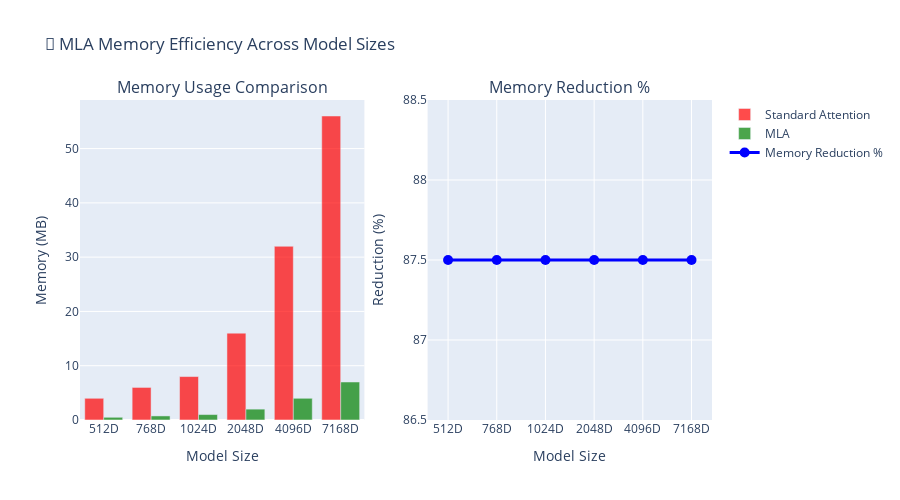

Write notebook code for a chart like this one.
### Markdown cell above
Now let's create an interactive visualization to see exactly how much memory MLA saves compared to traditional attention. This chart will show you why MLA is such a game-changer—the savings become more dramatic as models get larger!

### Code cell
# 📈 Interactive visualization of MLA memory savings
# This creates a beautiful interactive chart showing the dramatic memory savings
def create_memory_comparison_chart():
    """
    Create an interactive comparison of memory usage
    """
    # Different model sizes
    d_models = [512, 768, 1024, 2048, 4096, 7168]
    num_heads = [8, 12, 16, 32, 64, 128]
    
    standard_memory = []
    mla_memory = []
    reductions = []
    
    for d_model, heads in zip(d_models, num_heads):
        # Standard attention memory (for seq_len=1024)
        head_dim = d_model // heads
        standard = 2 * 1024 * heads * head_dim  # 2 for K,V
        
        # MLA memory (compressed)
        d_latent = d_model // 4  # Typical compression ratio
        mla = 1024 * d_latent
        
        reduction = (standard - mla) / standard
        
        standard_memory.append(standard * 4 / (1024**2))  # Convert to MB
        mla_memory.append(mla * 4 / (1024**2))
        reductions.append(reduction * 100)
    
    # Create interactive plot
    fig = make_subplots(
        rows=1, cols=2,
        subplot_titles=('Memory Usage Comparison', 'Memory Reduction %'),
        specs=[[{"secondary_y": False}, {"secondary_y": False}]]
    )
    
    # Memory usage comparison
    fig.add_trace(
        go.Bar(name='Standard Attention', x=[f'{d}D' for d in d_models], y=standard_memory,
               marker_color='red', opacity=0.7),
        row=1, col=1
    )
    
    fig.add_trace(
        go.Bar(name='MLA', x=[f'{d}D' for d in d_models], y=mla_memory,
               marker_color='green', opacity=0.7),
        row=1, col=1
    )
    
    # Reduction percentage
    fig.add_trace(
        go.Scatter(name='Memory Reduction %', x=[f'{d}D' for d in d_models], y=reductions,
                   mode='lines+markers', line=dict(color='blue', width=3),
                   marker=dict(size=10)),
        row=1, col=2
    )
    
    fig.update_layout(
        title_text="🧠 MLA Memory Efficiency Across Model Sizes",
        showlegend=True,
        height=500
    )
    
    fig.update_xaxes(title_text="Model Size", row=1, col=1)
    fig.update_xaxes(title_text="Model Size", row=1, col=2)
    fig.update_yaxes(title_text="Memory (MB)", row=1, col=1)
    fig.update_yaxes(title_text="Reduction (%)", row=1, col=2)
    
    fig.show()
    
    return standard_memory, mla_memory, reductions

# Create the visualization
print("🎨 Creating Interactive Memory Comparison...")
standard_mem, mla_mem, reductions = create_memory_comparison_chart()

print(f"\n💡 Key Insights:")
print(f"   • Average memory reduction: {np.mean(reductions):.1f}%")
print(f"   • Largest model (7168D): {reductions[-1]:.1f}% reduction")
print(f"   • Memory savings scale with model size!")

### Figure 1 — Plotly figure (JSON) as saved in the notebook; plotly's stock layout.template omitted (floating-point values rounded to 4 significant figures)
{"data": [{"marker": {"color": "red"}, "name": "Standard Attention", "opacity": 0.7, "type": "bar", "x": ["512D", "768D", "1024D", "2048D", "4096D", "7168D"], "xaxis": "x", "y": [4, 6, 8, 16, 32, 56], "yaxis": "y"}, {"marker": {"color": "green"}, "name": "MLA", "opacity": 0.7, "type": "bar", "x": ["512D", "768D", "1024D", "2048D", "4096D", "7168D"], "xaxis": "x", "y": [0.5, 0.75, 1, 2, 4, 7], "yaxis": "y"}, {"line": {"color": "blue", "width": 3}, "marker": {"size": 10}, "mode": "lines+markers", "name": "Memory Reduction %", "type": "scatter", "x": ["512D", "768D", "1024D", "2048D", "4096D", "7168D"], "xaxis": "x2", "y": [87.5, 87.5, 87.5, 87.5, 87.5, 87.5], "yaxis": "y2"}], "layout": {"annotations": [{"font": {"size": 16}, "showarrow": false, "text": "Memory Usage Comparison", "x": 0.225, "xanchor": "center", "xref": "paper", "y": 1, "yanchor": "bottom", "yref": "paper"}, {"font": {"size": 16}, "showarrow": false, "text": "Memory Reduction %", "x": 0.775, "xanchor": "center", "xref": "paper", "y": 1, "yanchor": "bottom", "yref": "paper"}], "height": 500, "showlegend": true, "title": {"text": "🧠 MLA Memory Efficiency Across Model Sizes"}, "xaxis": {"anchor": "y", "domain": [0, 0.45], "title": {"text": "Model Size"}}, "xaxis2": {"anchor": "y2", "domain": [0.55, 1], "title": {"text": "Model Size"}}, "yaxis": {"anchor": "x", "domain": [0, 1], "title": {"text": "Memory (MB)"}}, "yaxis2": {"anchor": "x2", "domain": [0, 1], "title": {"text": "Reduction (%)"}}}}
